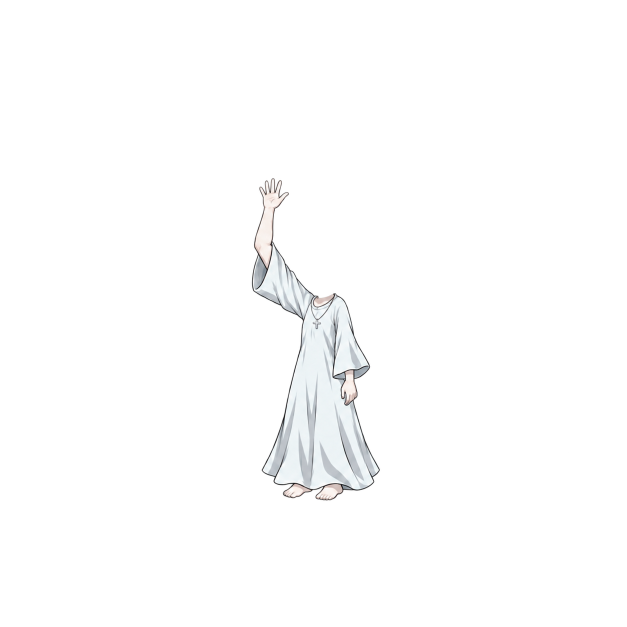
#> input picture SteriaBuild/CharacterModels/Velia_Layered_v1/sources/observation/body_overhead_raw.png, 1254 x 1254 px (shown at 1/2 size)
$ python prepare_observation.py
#> lines starting #> are read from the running program, lines starting #| are printed output that depends on the picture
"""Register saved ImageGen observation assets; never calls generation or deploys."""
import copy
import hashlib
import json
from pathlib import Path
from PIL import Image

ROOT = Path(__file__).resolve().parent
SOURCE = ROOT / 'sources/observation'


def main():
    model = json.loads((ROOT / 'model.json').read_text(encoding='utf-8'))
#> (reads SteriaBuild/CharacterModels/Velia_Layered_v1/model.json from the repository)
    body = Image.open(SOURCE / 'body_overhead_raw.png').convert('RGBA')
#> body is the input picture: PIL image 1254x1254 RGBA; mean R, G, B, A 10.4, 10.5, 10.6, 11.6
    body.save(SOURCE / 'body.png')
    Image.new('RGBA', body.size).save(SOURCE / 'body_front.png')
    # Feature is registered on the same head canvas and transformed with the
    # entire head. No per-feature runtime transform or independent head fitting.
    mouth = Image.open(SOURCE / 'smile_raw.png').convert('RGBA')
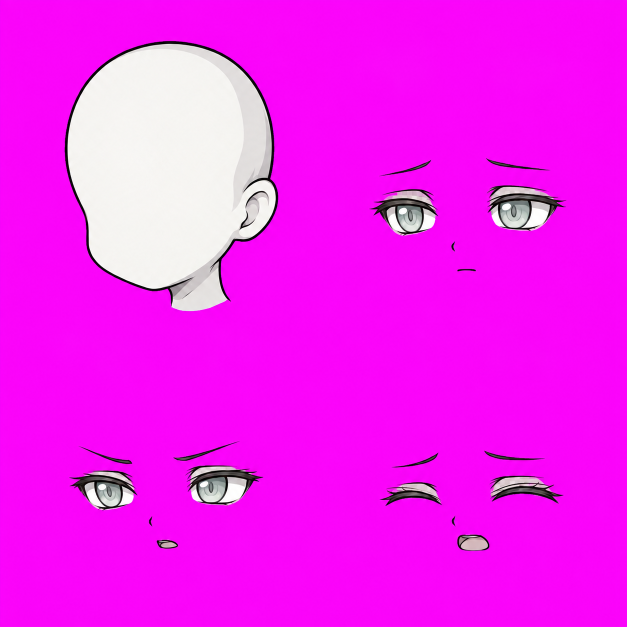
#> input picture SteriaBuild/CharacterModels/Velia_Layered_v1/sources/face_kit_magenta.png, 1254 x 1254 px, given in place of smile_raw.png, which was not available (shown at 1/2 size)
    mouth = mouth.crop(mouth.getchannel('A').point(lambda a:255 if a>24 else 0).getbbox())
    mouth = mouth.resize((38, 20), Image.Resampling.LANCZOS)
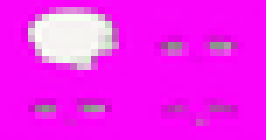
#> mouth: PIL image 38x20 RGBA (shown 7 times larger); mean R, G, B, A 244.4, 32.8, 243.4, 255
    registered = Image.new('RGBA', (512,610))
#> registered: PIL image 512x610 RGBA; every value is 0
    registered.alpha_composite(mouth, (179,328))
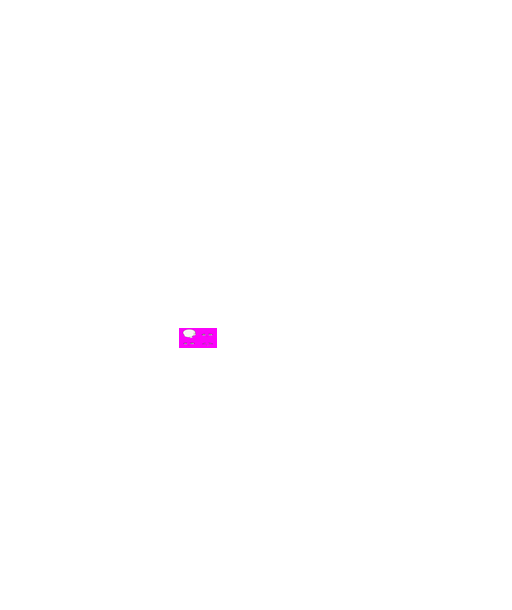
#> registered: PIL image 512x610 RGBA; mean R, G, B, A 0.6, 0.1, 0.6, 0.6; transparent parts drawn white
    registered.save(SOURCE / 'mouth_smile.png')
    model['head']['expressions']['observation_smile'] = {'mouth':{'path':'sources/observation/mouth_smile.png'}}
    scale = (390-233.13)/(1003-620)
    neck = (647,620)
    ground = (647,1003)
    palm = (544,400)
    def output(point):
        return [256+(point[0]-ground[0])*scale, 390+(point[1]-ground[1])*scale]
    pose = copy.deepcopy(model['poses']['Default'])
    pose.update(label='潜力观测 · 举右手微笑', expression='observation_smile', neck_at=output(neck))
    for part in ['body','body_front']:
        pose['overrides'][part] = {'path':'sources/observation/'+part+'.png',
            'size':[body.width*scale,body.height*scale],
            'pivot':[ground[0]/body.width,ground[1]/body.height], 'at':[256,390]}
    pose['joints'] = {'shoulder_l':output((617,595)), 'elbow_l':output((521,491)),
        'wrist_l':output((543,421)), 'shoulder_r':output((681,622)),
        'elbow_r':output((699,708)), 'wrist_r':output((695,780))}
    pose['feet'] = [output((590,990)),output((664,998))]
    pose['anatomical_anchors'] = {'rightPalm':output(palm)}
    model['poses']['S2'] = pose
    (ROOT / 'model.json').write_text(json.dumps(model,ensure_ascii=False,indent=2)+'\n',encoding='utf-8')
    manifest = {'action':'S2','canvas':[512,512], 'pixelsPerUnit':50,
        'anatomicalSide':'right', 'canonicalFacing':'left', 'rightPalm':output(palm),
        'sourceNeck':neck, 'sourceGround':ground, 'sourcePalm':palm, 'sourceScale':scale,
        'source':'sources/observation/body_overhead_raw.png',
        'bodySha256':hashlib.sha256((SOURCE/'body_overhead_raw.png').read_bytes()).hexdigest(),
        'generator':'built-in image_gen', 'noVfxBaked':True}
    (SOURCE/'anchors.json').write_text(json.dumps(manifest,indent=2)+'\n',encoding='utf-8')
    print(json.dumps(manifest,indent=2))


if __name__=='__main__':main()
